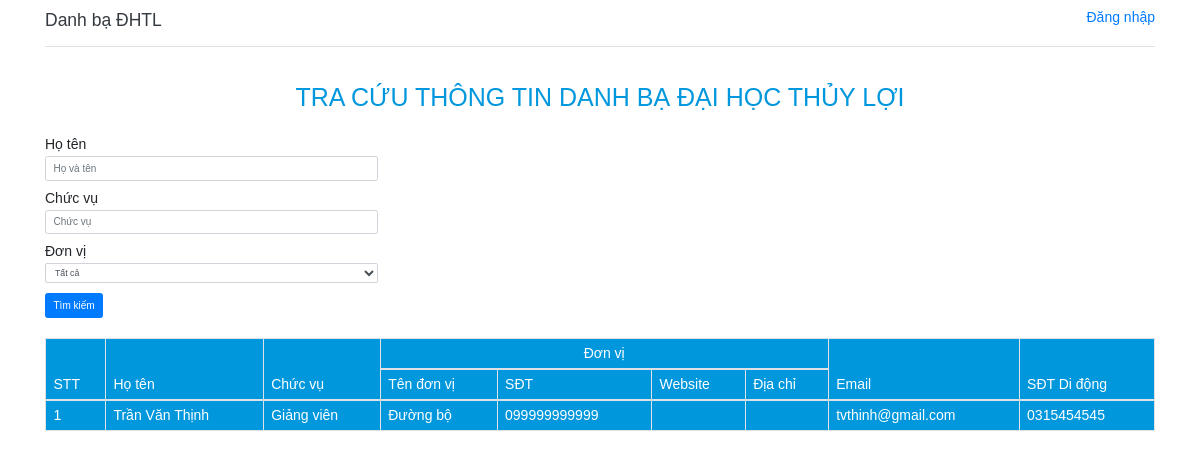
Before: / with the older database file.
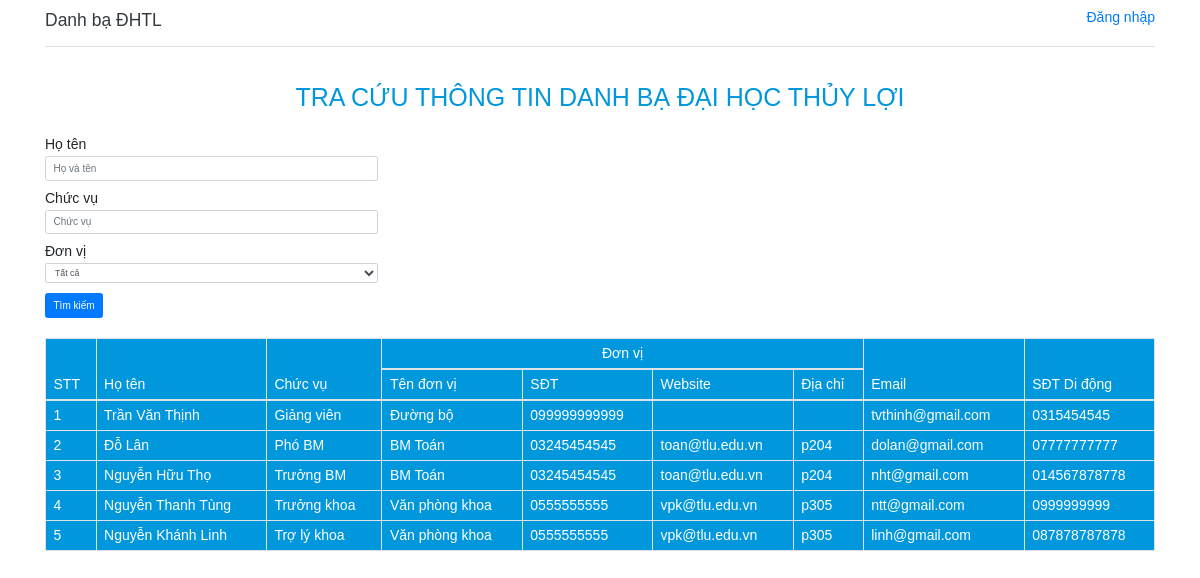
After: the same page with the newer database file.
### tables this page shows
CREATE TABLE `tb_canbo` (
  `id` int(11) NOT NULL,
  `hoten` varchar(50) NOT NULL,
  `chucvu` varchar(50) DEFAULT NULL,
  `email` varchar(50) DEFAULT NULL,
  `didong` varchar(50) DEFAULT NULL,
  `madonvi` varchar(50) DEFAULT NULL
);

CREATE TABLE `tb_donvi` (
  `id` int(11) NOT NULL,
  `tendonvi` varchar(50) NOT NULL,
  `sdt` varchar(50) DEFAULT NULL,
  `madonvi` varchar(50) DEFAULT NULL,
  `website` varchar(50) DEFAULT NULL,
  `diachi` varchar(50) DEFAULT NULL
);

### index.php (the view, shortened to what this page needs)
<?php
include('./config/constants.php');
?>
<!DOCTYPE html>
<html lang="en">
  <head>
    <link rel="stylesheet" href="./css/reset.css" />
    <link rel="stylesheet" href="./assets/css/bootstrap.min.css" />
    <link rel="stylesheet" href="./css/style.css" />
  </head>
  <body>
    <div class="container">
      <header class="d-flex flex-wrap justify-content-between py-3 mb-4 border-bottom">
        <a href="<?php echo SITEURL.'index.php'?>" class="d-flex align-items-center mb-3 mb-md-0 me-md-auto text-dark text-decoration-none">
          <h3 class="fs-4">Danh bạ ĐHTL</h3>
        </a>
        <div><a href="admin/login.php">Đăng nhập</a></div>
      </header>
    </div>
    <div class="container title">
      <h1 class="text-center">Tra cứu thông tin danh bạ đại học Thủy lợi</h1>
    </div>
    <section>
      <div class="container">
        <div class="search">
          <form>
            <div class="form-group">
              <label>Họ tên</label>
              <input
                type="text"
                class="form-control"
                id="ho"
                aria-describedby="emailHelp"
                placeholder="Họ và tên"
                name="hoten"
              />
            </div>
            <div class="form-group">
              <label>Chức vụ</label>
              <input
                type="text"
                class="form-control"
                id="exampleInputEmail1"
                aria-describedby="emailHelp"
                placeholder="Chức vụ"
                name="chucvu"
              />
            </div>
            <div class="form-group">
              <label>Đơn vị</label>
              <select class="form-control form-control-sm">
              <option value="">Tất cả</option>
              </select>
            </div>
            <button type="submit" class="btn btn-primary btn-search">Tìm kiếm</button>
          </form>
        </div>
        <div class="info">
          <table class="table table-hover table-bordered ">
            <thead>
              <tr>
                <th scope="col" rowspan="2">STT</th>
                <th scope="col" rowspan="2">Họ tên</th>
                <th scope="col" rowspan="2">Chức vụ</th>
                <th scope="col" colspan="4" class="text-center">Đơn vị</th>
                <th scope="col" rowspan="2">Email</th>
                <th scope="col" rowspan="2">SĐT Di động</th>
              </tr>
              <tr>
                <th scope="col">Tên đơn vị</th>
                <th scope="col">SĐT </th>
                <th scope="col">Website</th>
                <th scope="col">Địa chỉ</th>
              </tr>
            </thead>
            <tbody id="myTable">
            <?php
                $sql = "SELECT * FROM tb_canbo,tb_donvi WHERE tb_canbo.madonvi = tb_donvi.madonvi";
                $res = mysqli_query($conn, $sql);
                $count = mysqli_num_rows($res);
                if($count>0)
                {
                    $stt = 0;
                    while($row=mysqli_fetch_assoc($res))
                    {
                        $stt++;
                        $hoten = $row['hoten'];
                        $chucvu = $row['chucvu'];
                        $donvi = $row['tendonvi'];
                        $sdtcoquan = $row['sdt'];
                        $web=$row['website'];
                        $diachi=$row['diachi'];
                        $email = $row['email'];
                        $didong = $row['didong'];
                        ?>
                        <tr>
                            <th scope="row"><?php echo $stt?></th>
                            <td><?php echo $hoten?></td>
                            <td><?php echo $chucvu?></td>
                            <td><?php echo $donvi?></td>
                            <td><?php echo $sdtcoquan?></td>
                            <td><?php echo $web?></td>
                            <td><?php echo $diachi?></td>
                            <td><?php echo $email?></td>
                            <td><?php echo $didong?></td>
                        </tr>
              <?php
                    }
                }
              ?>
            </tbody>
          </table>
        </div>
      </div>
    </section>
  </body>
</html>

### css/style.css (style rules this page uses)
*, *:before, *:after { box-sizing: border-box; }
html { font-size: 62.5%; font-family: Arial, Helvetica, sans-serif; }
a, a:hover { text-decoration: none; cursor: pointer !important; }
body { font-family: Arial, Helvetica, sans-serif; font-size: 14px; line-height: 1; width: 100%; overflow-x: hidden; background: #fff; position: relative; }
input, button, select, textarea { outline: none; font-family: Arial, Helvetica, sans-serif; font-size: 14px; }
input { line-height: normal; }
button { cursor: pointer; }
:root { --font-size-1: 35px; --font-size-2: 17px; --font-size-3: 14px; --gray-dark: #4c4d4f; --gray-light: #666666; --blue: #0097dd; }
.table { background-color: var(--blue); color: #fff; }
.title { font-size: var(--font-size-2); text-transform: uppercase; padding: 20px; color: var(--blue); font-weight: 700; }
.search form { width: 30%; margin-bottom: 20px; }

Changed rows visible on the page:
added tb_canbo: hoten "Đỗ Lân", chucvu "Phó BM", tb_donvi.tendonvi "BM Toán", tb_donvi.sdt "03245454545", tb_donvi.website "toan@tlu.edu.vn", tb_donvi.diachi "p204", email "dolan@gmail.com", didong "07777777777"
added tb_canbo: hoten "Nguyễn Hữu Thọ", chucvu "Trưởng BM", tb_donvi.tendonvi "BM Toán", tb_donvi.sdt "03245454545", tb_donvi.website "toan@tlu.edu.vn", tb_donvi.diachi "p204", email "nht@gmail.com", didong "014567878778"
added tb_canbo: hoten "Nguyễn Thanh Tùng", chucvu "Trưởng khoa", tb_donvi.tendonvi "Văn phòng khoa", tb_donvi.sdt "0555555555", tb_donvi.website "vpk@tlu.edu.vn", tb_donvi.diachi "p305", email "ntt@gmail.com", didong "0999999999"
added tb_canbo: hoten "Nguyễn Khánh Linh", chucvu "Trợ lý khoa", tb_donvi.tendonvi "Văn phòng khoa", tb_donvi.sdt "0555555555", tb_donvi.website "vpk@tlu.edu.vn", tb_donvi.diachi "p305", email "linh@gmail.com", didong "087878787878"
